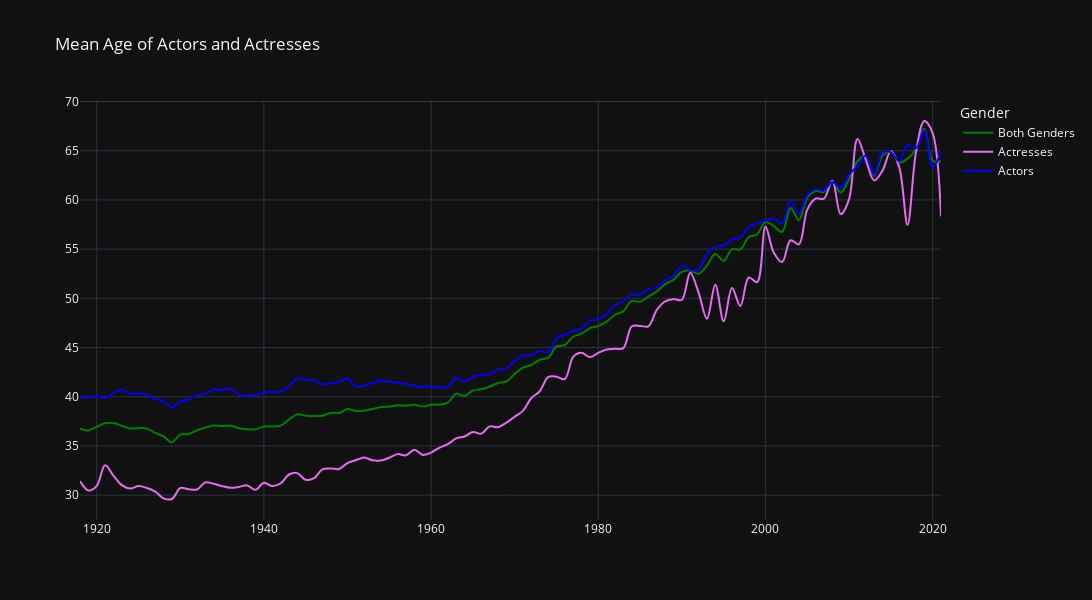

The notebook cell saved with this chart:
### Code cell
# We can now plot the graph, as a line chart showing all 3 age columns

fig = go.Figure() 

fig.add_trace(go.Scatter(x=df_graph.startYear, 
                    y=df_graph.mean_age_actors_actress, 
                    name="Both Genders",
                    line_shape='spline',
                    line_color='green'))

fig.add_trace(go.Scatter(x=df_graph.startYear, 
                    y=df_graph.mean_age_actress,
                    name="Actresses",
                    line_shape='spline',
                    line_color='rgb(231,107,243)'))

fig.add_trace(go.Scatter(x=df_graph.startYear, 
                    y=df_graph.mean_age_actors,
                    name="Actors",
                    line_shape='spline',
                    line_color='blue'))

fig.update_layout(title ='Mean Age of Actors and Actresses',
                    width=1300,
                    height=600,
                    legend_title="Gender",
                    template='plotly_dark'
                    )

fig.show()
